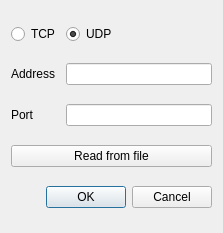
<?xml version="1.0" encoding="UTF-8"?>
<ui version="4.0">
 <class>OpenRSCIDialog</class>
 <widget class="QDialog" name="OpenRSCIDialog">
  <property name="geometry">
   <rect>
    <x>0</x>
    <y>0</y>
    <width>223</width>
    <height>233</height>
   </rect>
  </property>
  <property name="windowTitle">
   <string>Dialog</string>
  </property>
  <layout class="QGridLayout" name="gridLayout">
   <item row="0" column="0">
    <widget class="QRadioButton" name="radioButtonTCP">
     <property name="text">
      <string>TCP</string>
     </property>
    </widget>
   </item>
   <item row="2" column="0">
    <widget class="QLabel" name="labelAddress">
     <property name="text">
      <string>Address</string>
     </property>
    </widget>
   </item>
   <item row="2" column="1">
    <widget class="QLineEdit" name="lineEditAddress"/>
   </item>
   <item row="3" column="0">
    <widget class="QLabel" name="labelPort">
     <property name="text">
      <string>Port</string>
     </property>
    </widget>
   </item>
   <item row="3" column="1">
    <widget class="QLineEdit" name="lineEditPort"/>
   </item>
   <item row="4" column="0" colspan="2">
    <widget class="QPushButton" name="pushButtonFile">
     <property name="text">
      <string>Read from file</string>
     </property>
    </widget>
   </item>
   <item row="5" column="0" colspan="2">
    <widget class="QDialogButtonBox" name="buttonBox">
     <property name="orientation">
      <enum>Qt::Horizontal</enum>
     </property>
     <property name="standardButtons">
      <set>QDialogButtonBox::Cancel|QDialogButtonBox::Ok</set>
     </property>
    </widget>
   </item>
   <item row="0" column="1">
    <widget class="QRadioButton" name="radioButtonUDP">
     <property name="text">
      <string>UDP</string>
     </property>
     <property name="checked">
      <bool>true</bool>
     </property>
    </widget>
   </item>
  </layout>
 </widget>
 <resources/>
 <connections>
  <connection>
   <sender>buttonBox</sender>
   <signal>accepted()</signal>
   <receiver>OpenRSCIDialog</receiver>
   <slot>accept()</slot>
   <hints>
    <hint type="sourcelabel">
     <x>248</x>
     <y>254</y>
    </hint>
    <hint type="destinationlabel">
     <x>157</x>
     <y>274</y>
    </hint>
   </hints>
  </connection>
  <connection>
   <sender>buttonBox</sender>
   <signal>rejected()</signal>
   <receiver>OpenRSCIDialog</receiver>
   <slot>reject()</slot>
   <hints>
    <hint type="sourcelabel">
     <x>316</x>
     <y>260</y>
    </hint>
    <hint type="destinationlabel">
     <x>286</x>
     <y>274</y>
    </hint>
   </hints>
  </connection>
 </connections>
</ui>
